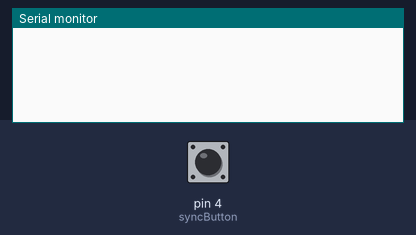
Simulated run of this sketch. Board: Arduino Uno, built with avr-gcc and run on an emulated ATmega328P. On the bench: the last lines printed to the serial monitor. The test bench sets the inputs (shaded band); at power-on: pin 4 (syncButton) LOW.

Above: at 1.2 s.
1.3 s: pin 4 (syncButton) pulled HIGH for 0.15 s
At 2.4 s:
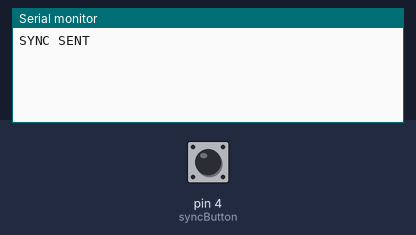
2.9 s: pin 4 (syncButton) pulled HIGH for 1 s
At 4.6 s:
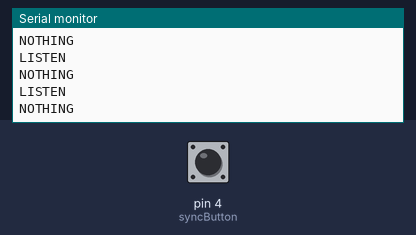
5.4 s: pin 4 (syncButton) driven HIGH
At 5.9 s:
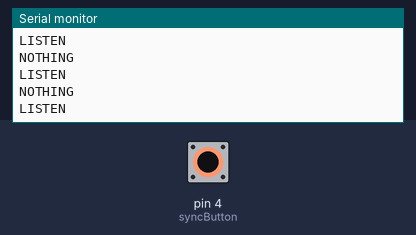

Measured:
- after the input at 1.3 s, the serial monitor: prints a new line at once (image 1)
- after the input at 2.9 s, the serial monitor: prints a new line at once (image 2)

The sketch:

humidy.ino
```cpp
#include <RCSwitch.h>
RCSwitch mySwitch = RCSwitch();

int sonde = A0;
int data = 0;
int emet = 10;
int recept = 2;
int syncButton = 4;

const long ME = 0x01;
const long RPI = 0x00;

const long SYNC = 0x00;
const long HUMIDITY = 0x01;

long message;
int receptMessage;
int loopDelay = 1;
bool isSync = false;
bool syncIsSent = false;

void setup() {
  mySwitch.enableTransmit(emet);
  mySwitch.enableReceive(recept);

  pinMode(syncButton, INPUT);

  Serial.begin(9600);
}

void loop() {

  if (digitalRead(syncButton) == HIGH && !isSync) {
    if (!syncIsSent) {
      sendSync();
    }
    else {
     listenSync();
    }

  }

  delay(loopDelay);
}

void sendData() {
  data = analogRead(sonde);
  message = (ME << 26) | (RPI << 20) | (HUMIDITY << 16) | data;
  mySwitch.send(message, 32);
}

void sendSync() {
  Serial.println("SYNC SENT");
  syncIsSent = true;
  message = (ME << 26) | (RPI << 20) | (SYNC << 16) | 0;
  mySwitch.send(message, 32);
}

void listenSync() {
  Serial.println("LISTEN");
  long receptMessage = mySwitch.getReceivedValue();

  if (receptMessage) {
    long sender = (receptMessage >> 26) & 0x3F;
    long receiver = (receptMessage >> 20) & 0x3F;
    long dataType = (receptMessage >> 15) & 0x1F;
    long value = receptMessage & 0x7FFF;

    Serial.println(receptMessage);

    isSync = true;
    loopDelay = 1000;
  }
  else {
    Serial.println("NOTHING");
  }
}
```
